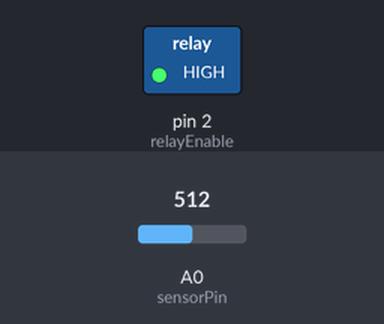
A sketch run on a simulated Arduino Uno, built with avr-gcc and run on an emulated ATmega328P. Parts: switched loads named in the sketch (green lamp = pin HIGH). The test bench sets the inputs (shaded band); at power-on: A0 (sensorPin) = 512. What the sketch prints to the serial monitor is not drawn.

Above: at 2.2 s.
2.3 s: A0 (sensorPin) set to 597
4.2 s: A0 (sensorPin) set to 617
At 6.3 s:
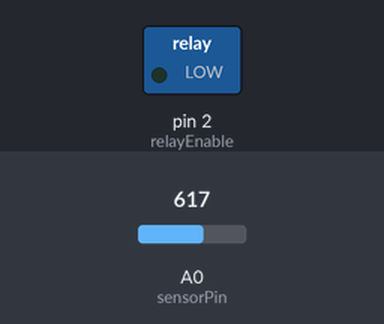
7.6 s: A0 (sensorPin) set to 511
At 9.2 s:
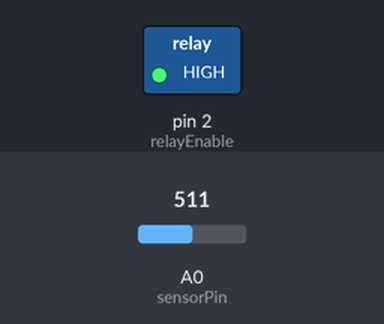
9.6 s: A0 (sensorPin) set to 716
At 11.4 s:
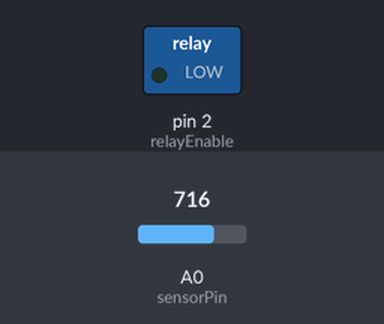
Timing chart, 0 to 12.7 s (numbered marks = the images above; inputs shaded):
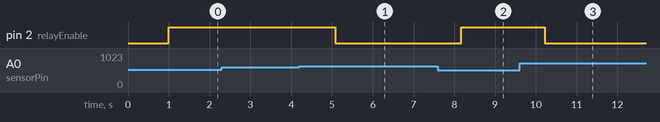

The sketch:

valve_control_basic.ino
```cpp
/*
 * Automatic Valve Opening Using IoT
 * ----------------------------------------------------
 * Mini Project — Dept. of ECE, AMC Engineering College
 * VTU, Belagavi | 2023-24
 *
 * Description:
 *   Reads soil moisture from an analog sensor.
 *   Maps the reading to a percentage (0–100%).
 *   Activates a relay (and solenoid valve) when
 *   moisture drops below 40% (dry soil threshold).
 *
 * Pin Configuration:
 *   Relay Module  → Arduino Pin 2
 *   Soil Sensor   → Arduino Pin A0
 * ----------------------------------------------------
 */

const int relayEnable  = 2;     // Relay control pin
const int sensorPin    = A0;    // Soil moisture sensor analog pin
const int thresholdMax = 800;   // Sensor value = very dry soil
const int thresholdMin = 300;   // Sensor value = very wet soil

void setup() {
  pinMode(relayEnable, OUTPUT);
  pinMode(sensorPin, INPUT);

  Serial.begin(9600);
  Serial.println("=== Soil Moisture Monitoring System ===");
  delay(1000);
}

void loop() {
  // Read raw analog value from sensor (0–1023)
  int sensorValue = analogRead(sensorPin);

  // Map raw value to moisture percentage (0% = dry, 100% = wet)
  sensorValue = map(sensorValue, thresholdMin, thresholdMax, 100, 0);

  // Keep within valid range
  sensorValue = constrain(sensorValue, 0, 100);

  // Print to Serial Monitor
  Serial.print("Moisture: ");
  Serial.print(sensorValue);
  Serial.println("%");

  // Control relay based on moisture level
  if (sensorValue < 40) {
    // Soil is dry — open valve
    digitalWrite(relayEnable, LOW);
    Serial.println("Status: Relay ON  → Valve OPEN (irrigating)");
  } else {
    // Soil is adequately moist — close valve
    digitalWrite(relayEnable, HIGH);
    Serial.println("Status: Relay OFF → Valve CLOSED");
  }

  Serial.println("-------------------------------");
  delay(1000);  // Wait 1 second before next reading
}
```

Measured:
- the behaviour switches between 604 and 605 on A0 (sensorPin) (found by bisection; images 0 and 1)
- after the input at 2.3 s, every drawn part: stays the same
- after the input at 4.2 s, pin 2 (relayEnable): HIGH → LOW after 0.88 s
- after the input at 7.6 s, pin 2 (relayEnable): LOW → HIGH after 0.57 s
- after the input at 9.6 s, pin 2 (relayEnable): HIGH → LOW after 0.61 s
